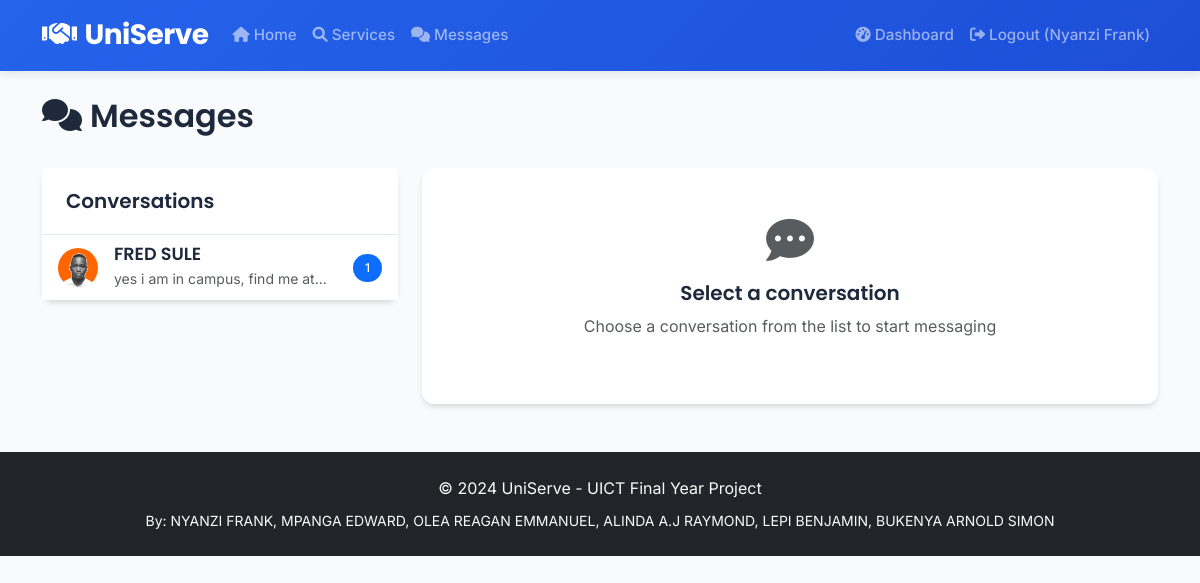
Screenshot of /messages (signed in) with the database file from the repository.
### app.py (models this page shows)
class User(db.Model):
    id = db.Column(db.Integer, primary_key=True)
    name = db.Column(db.String(100), nullable=False)
    email = db.Column(db.String(100), unique=True, nullable=False)
    password = db.Column(db.String(200), nullable=False)
    user_type = db.Column(db.String(20), nullable=False)
    profile_picture = db.Column(db.String(200), nullable=True)
    registration_date = db.Column(db.DateTime, default=datetime.utcnow)
    services = db.relationship('Service', backref='provider', lazy=True)
    reviews_given = db.relationship('Review', foreign_keys='Review.reviewer_id', backref='reviewer', lazy=True)
    reviews_received = db.relationship('Review', foreign_keys='Review.reviewee_id', backref='reviewee', lazy=True)

class Message(db.Model):
    id = db.Column(db.Integer, primary_key=True)
    sender_id = db.Column(db.Integer, db.ForeignKey('user.id'), nullable=False)
    receiver_id = db.Column(db.Integer, db.ForeignKey('user.id'), nullable=False)
    content = db.Column(db.Text, nullable=False)
    timestamp = db.Column(db.DateTime, default=datetime.utcnow)
    is_read = db.Column(db.Boolean, default=False)
    sender = db.relationship('User', foreign_keys=[sender_id], backref='sent_messages')
    receiver = db.relationship('User', foreign_keys=[receiver_id], backref='received_messages')

### app.py (the view)
@app.route('/messages')
def messages():
    if 'user_id' not in session:
        return redirect(url_for('login'))
    user_id = session['user_id']
    sent_conversations = db.session.query(Message.receiver_id).filter_by(sender_id=user_id).distinct()
    received_conversations = db.session.query(Message.sender_id).filter_by(receiver_id=user_id).distinct()
    all_conversation_ids = set([id[0] for id in sent_conversations] + [id[0] for id in received_conversations])
    conversations = []
    for conv_id in all_conversation_ids:
        other_user = User.query.get(conv_id)
        last_message = Message.query.filter(
            ((Message.sender_id == user_id) & (Message.receiver_id == conv_id)) |
            ((Message.sender_id == conv_id) & (Message.receiver_id == user_id))
        ).order_by(Message.timestamp.desc()).first()
        unread_count = Message.query.filter_by(sender_id=conv_id, receiver_id=user_id, is_read=False).count()
        conversations.append({
            'user': other_user,
            'last_message': last_message,
            'unread_count': unread_count
        })
    conversations.sort(key=lambda x: x['last_message'].timestamp if x['last_message'] else datetime.min, reverse=True)
    return render_template('messages.html', conversations=conversations)

### templates/messages.html
{% extends "base.html" %}
{% block content %}
<div class="row">
    <div class="col-md-12">
        <div class="d-flex justify-content-between align-items-center mb-4">
            <h2><i class="fas fa-comments me-2"></i>Messages</h2>
        </div>
    </div>
</div>
<div class="row">
    <div class="col-md-4">
        <div class="card">
            <div class="card-header">
                <h5 class="mb-0">Conversations</h5>
            </div>
            <div class="card-body p-0">
                {% if conversations %}
                    <div class="list-group list-group-flush">
                        {% for conv in conversations %}
                        <a href="{{ url_for('conversation', user_id=conv.user.id) }}"
                           class="list-group-item list-group-item-action d-flex justify-content-between align-items-center">
                            <div class="d-flex align-items-center">
                                {% if conv.user.profile_picture %}
                                <img src="{{ url_for('static', filename='uploads/profile_pictures/' + conv.user.profile_picture) }}"
                                     alt="{{ conv.user.name }}"
                                     class="rounded-circle me-3"
                                     style="width: 40px; height: 40px; object-fit: cover;">
                                {% else %}
                                <div class="bg-primary text-white rounded-circle d-flex align-items-center justify-content-center me-3"
                                     style="width: 40px; height: 40px; font-size: 0.9rem;">
                                    {{ conv.user.name[0]|upper }}
                                </div>
                                {% endif %}
                                <div>
                                    <h6 class="mb-0">{{ conv.user.name }}</h6>
                                    <small class="text-muted">
                                        {% if conv.last_message %}
                                            {{ conv.last_message.content[:30] }}{% if conv.last_message.content|length > 30 %}...{% endif %}
                                        {% else %}
                                            No messages yet
                                        {% endif %}
                                    </small>
                                </div>
                            </div>
                            {% if conv.unread_count > 0 %}
                            <span class="badge bg-primary rounded-pill">{{ conv.unread_count }}</span>
                            {% endif %}
                        </a>
                        {% endfor %}
                    </div>
                {% else %}
                    <div class="text-center py-4">
                        <i class="fas fa-comments fa-3x text-muted mb-3"></i>
                        <p class="text-muted">No conversations yet</p>
                    </div>
                {% endif %}
            </div>
        </div>
    </div>
    <div class="col-md-8">
        <div class="card">
            <div class="card-body text-center py-5">
                <i class="fas fa-comment-dots fa-3x text-muted mb-3"></i>
                <h5>Select a conversation</h5>
                <p class="text-muted">Choose a conversation from the list to start messaging</p>
            </div>
        </div>
    </div>
</div>
{% endblock %}

### static/css/style.css (style rules this page uses)
:root { --primary-color: #2563eb; --primary-dark: #1d4ed8; --secondary-color: #64748b; --success-color: #10b981; --warning-color: #f59e0b; --danger-color: #ef4444; --light-color: #f8fafc; --dark-color: #1e293b; --border-radius: 12px; --shadow: 0 4px 6px -1px rgba(0, 0, 0, 0.1), 0 2px 4px -1px rgba(0, 0, 0, 0.06); --shadow-lg: 0 10px 15px -3px rgba(0, 0, 0, 0.1), 0 4px 6px -2px rgba(0, 0, 0, 0.05); }
body { font-family: 'Inter', -apple-system, BlinkMacSystemFont, 'Segoe UI', Roboto, sans-serif; background-color: #f8fafc; color: #334155; line-height: 1.6; font-weight: 400; }
h1, h2, h3, h4, h5, h6 { font-family: 'Poppins', -apple-system, BlinkMacSystemFont, 'Segoe UI', Roboto, sans-serif; font-weight: 600; line-height: 1.3; color: #1e293b; margin-bottom: 0.5rem; }
h2 { font-size: 2rem; }
h5 { font-size: 1.25rem; }
h6 { font-size: 1.1rem; }
.card { border: none; border-radius: var(--border-radius); box-shadow: var(--shadow); transition: all 0.3s ease; background: white; }
.card-header { background: white; border-bottom: 1px solid #e2e8f0; font-family: 'Poppins', sans-serif; font-weight: 600; padding: 1.25rem 1.5rem; }
.card-body { padding: 1.5rem; }
.badge { font-family: 'Inter', sans-serif; font-weight: 500; border-radius: 20px; padding: 0.5rem 0.75rem; font-size: 0.75rem; }

### rows the page displays
User: profile_picture (picture), user.name "FRED SULE"
Message: last_message "yes i am in campus, find me at"

### other values shown
{{ session.user_name }} "Nyanzi Frank"
{{ conv.unread_count }} "1"
